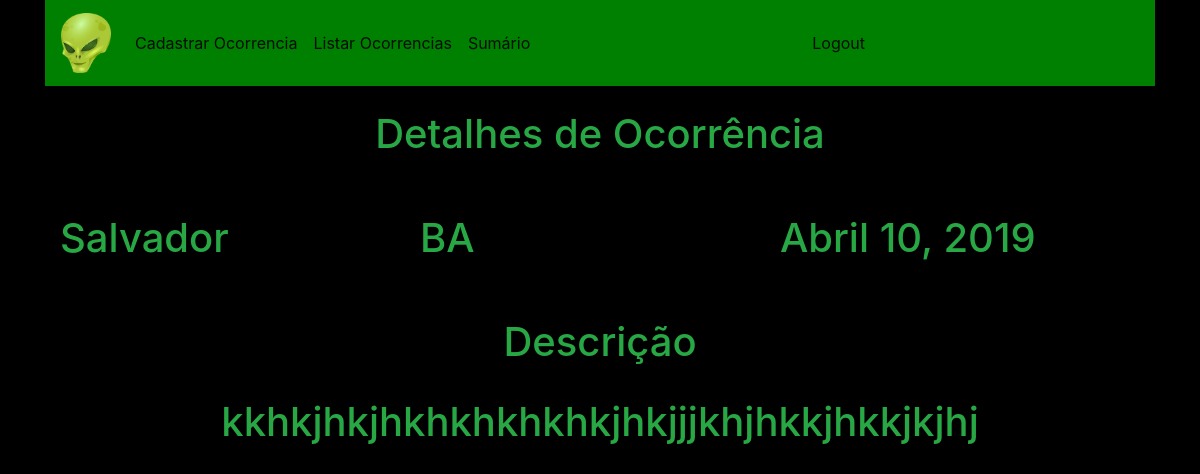
The app's page /details/e96e0a2c7a1549e38f3c0edf9bba0298/ with its own data.
### agroglifos/models.py (models this page shows, shortened)
class Agroglifos(models.Model):
    city = models.CharField(max_length=200)
    state = models.CharField(max_length=200)
    date = models.DateField()
    description = models.CharField(max_length=900, default='N/D')
    uuid = models.CharField(default='-- -- --', max_length=300)
    url = models.URLField(default='-- -- --', max_length=300)

### agroglifos/views.py (the view)
# urls.py: path('details/<str:uuid>/', views.details, name='details'),
def details(request, uuid):
    occurrence = Agroglifos.objects.get(uuid=uuid)
    context = {
      'occurrence': occurrence
    }
    return render(request, "details.html", context)

### agroglifos/templates/details.html (shortened to what this page needs)
<!DOCTYPE html>
<html lang="pt-br">
  <head>
    <link rel="stylesheet" href="https://stackpath.bootstrapcdn.com/bootstrap/4.1.3/css/bootstrap.min.css">
  </head>
  <body>
    <div class="container">
      <nav class="navbar navbar-light navbar-expand-lg" style="background-color: green;">
        <a class="navbar-brand" href="/home/">
          <img src="/../static/img/alien.png" width="50" height="60" id="alien">
        </a>
        <div class="collapse navbar-collapse" id="navbarSupportedContent">
          <ul class="navbar-nav mr-auto">
            <li class="nav-item active">
              <a class="nav-link" href="/register_occur/">Cadastrar Ocorrencia<span class="sr-only">(current)</span></a>
            </li>
            <li class="nav-item active">
              <a class="nav-link" href="/list_occurrences/">Listar Ocorrencias</a>
            </li>
            <li class="nav-item active">
              <a class="nav-link" href="/summary/">Sumário</a>
            </li>
          </ul>
          <ul class="navbar-nav mr-auto">
            <li class="nav-item active">
              <a class="nav-link" href="/login/">Logout</a>
            </li>
          </ul>
        </div>
      </nav>
      <br>
      <center>
        <div class="text-success">
          <h1>Detalhes de Ocorrência</h1>
        </div>
      </center>
      <br>
      <br>
      <div class="text-success form-row container">
            <h1 class="col">{{ occurrence.city }}</h1>
            <h1 class="col">{{ occurrence.state }}</h1>
            <h1 class="col">{{ occurrence.date }}</h1>
      </div>
      <br>
      <br>
      <center class="text-success">
        <h1>Descrição</h1>
        <br>
        <h1>{{ occurrence.description }}</h1>
      </center>
  </body>
</html>

### agroglifos/templates/details.html (style rules this page uses)
body { background-color:black }

### records on screen
Agroglifos: city "Salvador", state "BA", date "Abril 10, 2019", description "kkhkjhkjhkhkhkhkhkjhkjjjkhjhkkjhkkjkjhj"
